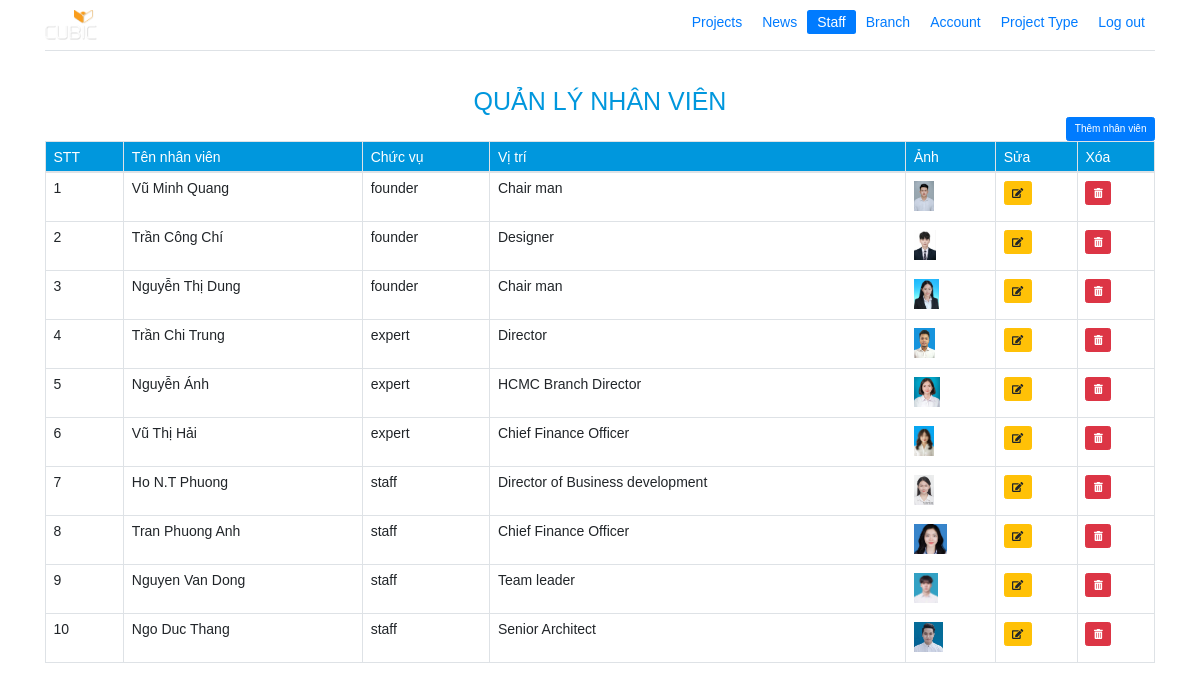
Page /admin/staff.php (signed in) on the committed database.
### tables this page shows
CREATE TABLE `tb_staff` (
  `id` int(11) NOT NULL,
  `name` varchar(100) DEFAULT NULL,
  `type` varchar(50) DEFAULT 'staff',
  `office` varchar(100) DEFAULT NULL,
  `link_image` varchar(1000) DEFAULT NULL,
  `link_cv` varchar(1000) DEFAULT NULL
);

### admin/staff.php (the view, shortened to what this page needs)
<!DOCTYPE html>
<html lang="en">
  <head>
    <link rel="stylesheet" href="../css/reset.css" />
    <link rel="stylesheet" href="../assets/css/bootstrap.min.css" />
    <link rel="stylesheet" href="./css/style.css" />
  </head>
  <body>
    <?php include('./component/header.php');
    ?>
    <div class="container title">
        <h1 class="text-center">Quản lý nhân viên</h1>
      </div>
    <div class="container">
        <div class="search position-relative">
              <div class="position-absolute" style="bottom: 0; right:0;"><a href="./form_add_staff.php" class="btn btn-primary">Thêm nhân viên</a></div>
        </div>
    </div>
    <div class="container">
      <table class="table table-hover table-bordered">
        <thead>
          <tr style="background-color: #0097dd;color:#fff;">
            <th>STT</th>
            <th>Tên nhân viên</th>
            <th>Chức vụ</th>
            <th>Vị trí</th>
            <th>Ảnh</th>
            <th>Sửa</th>
            <th>Xóa</th>
          </tr>
        </thead>
        <tbody id="myTable">
        <?php
                $sql = "select * from tb_staff";
                $res = mysqli_query($conn, $sql);
                $count = mysqli_num_rows($res);
                if($count>0)
                {
                    $stt = 0;
                    while($row=mysqli_fetch_assoc($res))
                    {
                        $stt++;
                        $id = $row['id'];
                        $name = $row['name'];
                        $img = $row['link_image'];
                        $type = $row['type'];
                        $office = $row['office'];
                        ?>
                        <tr>
                            <th scope="row"><?php echo $stt?></th>
                            <td><?php echo $name?></td>
                            <td><?php echo $type?></td>
                            <td><?php echo $office?></td>
                            <td><?php echo '<img src="'.$img.'" style="height:30px;width:auto;margin-bottom:3px;"> '?></td>
                            <td><a href="./form_edit_staff.php?id=<?php echo $id?>" class="btn btn-warning"><i class="fas fa-edit"></i></a></td>
                            <td><a href="./delete_staff.php?id=<?php echo $id?>" class="btn btn-danger"><i class="fas fa-trash-alt"></i></a></td>
                        </tr>
              <?php
                    }
                }
              ?>
        </tbody>
      </table>
    </div>
  </body>
</html>

### admin/css/style.css (style rules this page uses)
*, *:before, *:after { box-sizing: border-box; }
html { font-size: 62.5%; font-family: Arial, Helvetica, sans-serif; }
a, a:hover { text-decoration: none; cursor: pointer !important; }
img { max-width: 100%; display: block; }
body { font-family: Arial, Helvetica, sans-serif; font-size: 14px; line-height: 1; width: 100%; overflow-x: hidden; background: #fff; position: relative; }
:root { --font-size-1: 35px; --font-size-2: 17px; --font-size-3: 14px; --gray-dark: #4c4d4f; --gray-light: #666666; --blue: #0097dd; }
.title { font-size: var(--font-size-2); text-transform: uppercase; padding: 20px; color: var(--blue); font-weight: 700; }

### rows in the picture
tb_staff: name "Vũ Minh Quang", type "founder", office "Chair man", link_image (picture)
tb_staff: name "Trần Công Chí", type "founder", office "Designer", link_image (picture)
tb_staff: name "Nguyễn Thị Dung", type "founder", office "Chair man", link_image (picture)
tb_staff: name "Trần Chi Trung", type "expert", office "Director", link_image (picture)
tb_staff: name "Nguyễn Ánh", type "expert", office "HCMC Branch Director", link_image (picture)
tb_staff: name "Vũ Thị Hải", type "expert", office "Chief Finance Officer", link_image (picture)
tb_staff: name "Ho N.T Phuong", type "staff", office "Director of Business development", link_image (picture)
tb_staff: name "Tran Phuong Anh", type "staff", office "Chief Finance Officer", link_image (picture)
tb_staff: name "Nguyen Van Dong", type "staff", office "Team leader", link_image (picture)
tb_staff: name "Ngo Duc Thang", type "staff", office "Senior Architect", link_image (picture)
